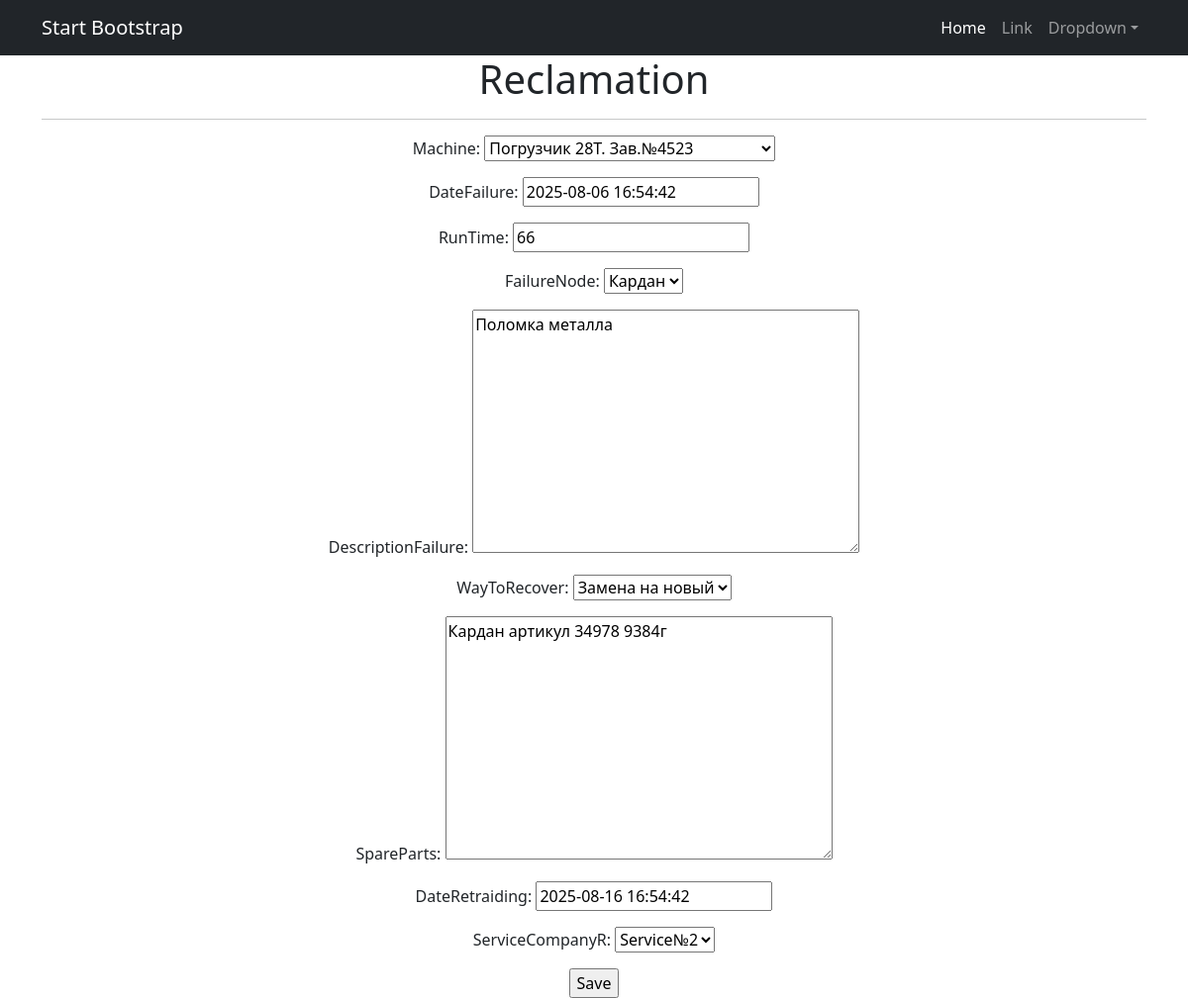
The page /reclamation/2/edit (signed in) on the database its author committed.
### serviceBook/models.py (models this page shows, shortened)
class Reclamation(models.Model):
    machine = models.ForeignKey(
        Machine,
        on_delete=models.CASCADE,
        default=1
    )
    dateFailure = models.DateTimeField(default=datetime.today)
    runTime = models.IntegerField(default=0)
    failureNode = models.ForeignKey(
        Manual,
        on_delete=models.CASCADE,
        limit_choices_to={'nameClass': 'FND'},
        related_name='failureNode')
    descriptionFailure = models.TextField()
    wayToRecover = models.ForeignKey(
        Manual,
        on_delete=models.CASCADE,
        limit_choices_to={'nameClass': 'WTR'},
        related_name='wayToRecover')
    spareParts = models.TextField()
    dateRetraiding = models.DateTimeField(default=datetime.today)
    serviceCompanyR = models.ForeignKey(Service, on_delete=models.CASCADE, related_name='serviceCompanyR', default=1)

### serviceBook/views.py (the view)
# urls.py: path('reclamation/<int:pk>/edit', ReclamationUpdate.as_view(), name='Reclamation_update'),
class ReclamationUpdate(PermissionRequiredMixin, UpdateView):
    permission_required = ('serviceBook.change_reclamation',)
    form_class = ReclamationForm
    model = Reclamation
    template_name = 'Reclamation_edit.html'

### serviceBook/forms.py
class ReclamationForm(forms.ModelForm):
    class Meta:
        model = Reclamation
        fields = [
            'machine',
            'dateFailure',
            'runTime',
            'failureNode',
            'descriptionFailure',
            'wayToRecover',
            'spareParts',
            'dateRetraiding',
            'serviceCompanyR',
        ]

### serviceBook/models.py (called while the page is built)
    def __str__(self):
        return f'{self.name}'

    def __str__(self):
        return f'{self.name}'

    def __str__(self):
        return f'{self.modelMachine}. Зав.№{self.zavNumberMachine}'

### templates/Reclamation_edit.html (shortened to what this page needs)
{% extends 'flatpages/default.html' %}
{% block content %}
<h1>Reclamation</h1>
<hr>
<form action="" method="post">
    {{ form.as_p }}
    <input type="submit" value=Save />
</form>
{% endblock content %}

### rows shown on the page
Reclamation: machine "Погрузчик 28T. Зав.№4523", dateFailure "2025-08-06 16:54:42", runTime "66", failureNode "Кардан", descriptionFailure "Поломка металла", wayToRecover "Замена на новый", spareParts "Кардан артикул 34978 9384г", dateRetraiding "2025-08-16 16:54:42", serviceCompanyR "Service№2"
